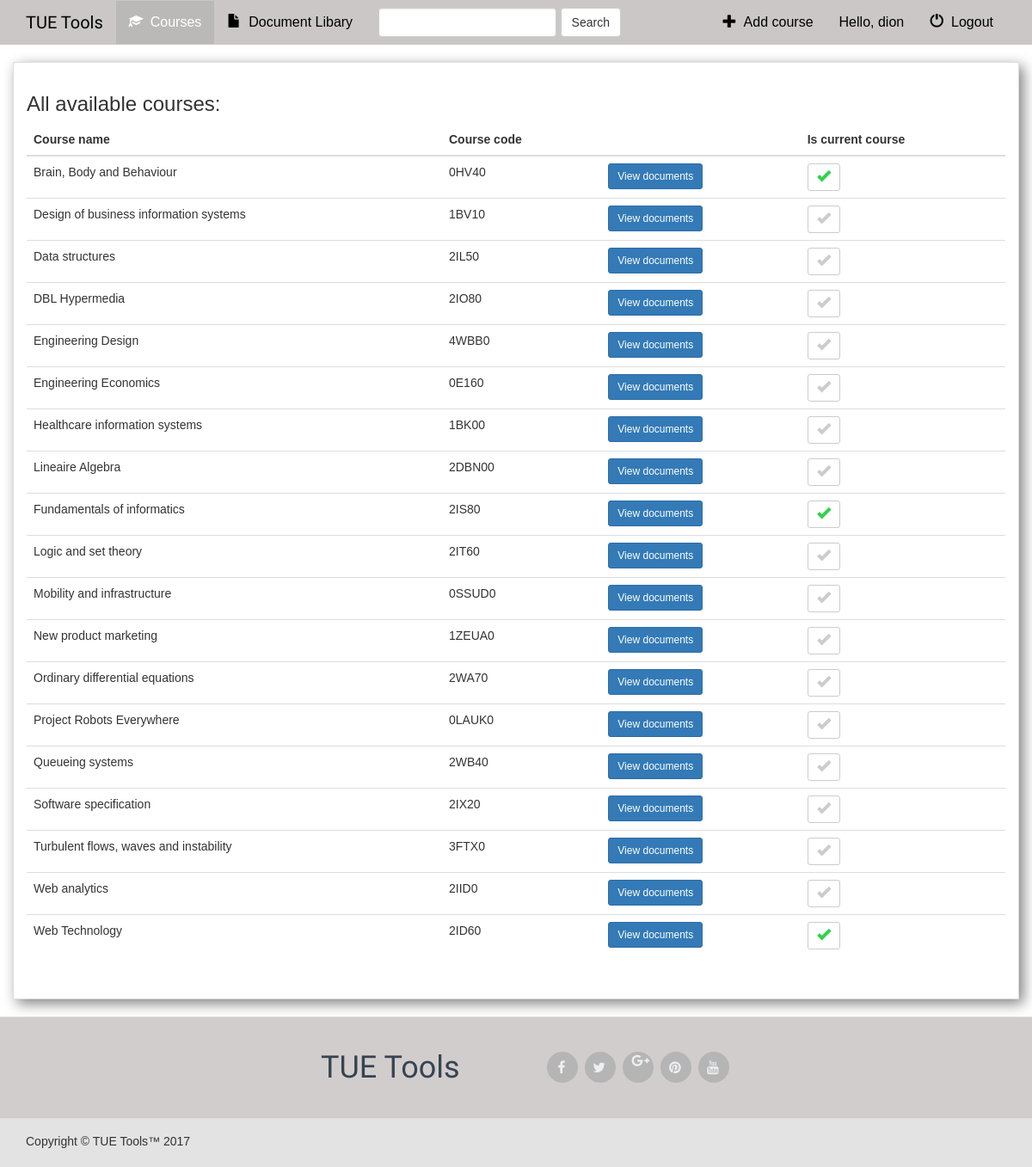
/tuetools/courses_list (signed in), run on the app's committed database.
### tuetools/models.py (models this page shows, shortened)
class Course(models.Model):
    course_name = models.CharField(max_length=100)
    course_code = models.CharField(max_length=10)
    is_current_course = models.BooleanField(default=False)

### tuetools/views.py (the view)
def courses_list(request):
    if not request.user.is_authenticated():
        return render(request, 'tuetools/login.html')
    else:
        courses = Course.objects.all()
        query = request.GET.get("q")
        if query:
            courses = courses.filter(
                Q(course_name__icontains=query) |
                Q(course_code__icontains=query)
            ).distinct()
            return render(request, 'tuetools/courses_list.html', {
                'courses': courses,
            })
        else: return render(request, 'tuetools/courses_list.html', {'courses': courses})

### tuetools/templates/tuetools/courses_list.html (shortened to what this page needs)
{% extends 'tuetools/base.html' %}
{% block courses_active %}active{% endblock %}
{% block body %}
<div class="container documents-container">
    <div class="row">
        <div class="panel panel-default">
            <div class="panel-body">
                <h3>All available courses:</h3>
                <table class="table">
                    <thead>
                    <tr>
                        <th>Course name</th>
                        <th>Course code</th>
                        <th> </th>
                        <th>Is current course</th>
                    </tr>
                    </thead>
                    <tbody>
                    {% for course in courses %}
                        <tr>
                            <td>{{ course.course_name }}</td>
                            <td>{{ course.course_code }}</td>
                            <td>
                                <a href="{% url 'tuetools:detail' course.id %}" class="btn btn-primary btn-sm" role="button">View documents</a>
                            </td>
                        <td>
                            <a href="{% url 'tuetools:make_current_course' course.id %}" class="btn btn-default btn-sm btn-favorite" role="button">
                                <span class="glyphicon glyphicon-ok {% if course.is_current_course %}active{% endif %}"></span>
                            </a>
                        </td>
                        </tr>
                    {% endfor %}
                    </tbody>
                </table>
            </div>
        </div>
    </div>
</div>
{% endblock %}

### tuetools/templates/tuetools/base.html (shortened to what this page needs)
<!DOCTYPE html>
<html lang="en">
<head>
    {% load staticfiles %}
    <link rel="stylesheet" href="https://maxcdn.bootstrapcdn.com/bootstrap/3.3.7/css/bootstrap.min.css">
    <link rel="stylesheet" type="text/css" href="{% static '/tuetools/style.css' %}"/>
	<link href="//maxcdn.bootstrapcdn.com/font-awesome/4.2.0/css/font-awesome.min.css" rel="stylesheet">
</head>
<body>
<nav class="navbar navbar-inverse">
    <div class="container">
        <div class="navbar-header">
            <a class="navbar-brand" href="{% url 'tuetools:index' %}">TUE Tools</a>
        </div>
        <div class="collapse navbar-collapse" id="navBarTop">
            <ul class="nav navbar-nav">
                <li class="{% block courses_active %}{% endblock %}"><a href="{% url 'tuetools:courses_list' %}"><span class="glyphicon glyphicon-education" aria-hidden="true"></span>&nbsp; Courses</a></li>
                <li class="{% block documents_active %}{% endblock %}"><a href="{% url 'tuetools:documents_list' %}"><span class="glyphicon glyphicon-file" aria-hidden="true"></span>&nbsp; Document Libary</a></li>
            </ul>
            <form class="navbar-form navbar-left" role="search" method="get" action="{% url 'tuetools:courses_list' %}">
                <div class="form-group">
                    <input type="text" class="form-control" name="q" value="{{ request.GET.q }}">
                </div>
                <button type="submit" class="btn btn-default">Search</button>
            </form>
            <ul class="nav navbar-nav navbar-right">
                {% if user.is_superuser %}
                    <li><a href="{% url 'tuetools:add_course' %}"><span class="glyphicon glyphicon-plus" aria-hidden="true"></span>&nbsp; Add course</a></li>
                {% endif %}
                {% if user.is_authenticated %}
                    <li><a href="{% url 'tuetools:documents_uploaded' %}">Hello, {{ user.username }}</a></li>
                    <li><a href="{% url 'tuetools:logout_user' %}"><span class="glyphicon glyphicon-off" aria-hidden="true"></span>&nbsp; Logout</a></li>
                {% else %}
                    <li class="{% block login_active %}{% endblock %}"><a href="{% url 'tuetools:login_user' %}">Log in</a></li>
                {% endif %}
            </ul>
        </div>
    </div>
</nav>
{% block body %}
{% endblock %}
<footer>
    <div class="footer" id="footer">
        <div class="container">
            <div class="row">
                    <h1 class="name col-md-3 col-md-offset-3"> TUE Tools </h1>
                <div class="col-md-3">
                    <ul class="social">
                        <li> <a href="https://www.facebook.com/"> <i class=" fa fa-facebook">   </i> </a> </li>
                        <li> <a href="https://twitter.com/"> <i class="fa fa-twitter">   </i> </a> </li>
                        <li> <a href="https://plus.google.com/"> <i class="fa fa-google-plus">   </i> </a> </li>
                        <li> <a href="https://pinterest.com/"> <i class="fa fa-pinterest">   </i> </a> </li>
                        <li> <a href="https://www.youtube.com/"> <i class="fa fa-youtube">   </i> </a> </li>
                    </ul>
                </div>
            </div>
        </div>
    </div>
    <div class="footer-bottom">
        <div class="container">
            <p class="pull-left"> Copyright © TUE Tools™ 2017 </p>
        </div>
    </div>
</footer>
</body>
</html>

### tuetools/static/tuetools/style.css (style rules this page uses)
body { font-family: "Trebuchet MS", Helvetica, sans-serif; font-weight: 300; }
.navbar { border-radius: 0; background-color: #CBC7C7; font-family: "Trebuchet MS", Helvetica, sans-serif; font-weight: 300; font-size: 16px; margin-bottom: 0px; }
.navbar-inverse .navbar-nav>li>a { color: #000000; }
.navbar-inverse { background-color: #CBC7C7; border-color: #CBC7C7; }
.navbar-brand { font-family: 'Exo', sans-serif; font-size: 20px; }
.navbar-inverse .navbar-brand { color: #000000; }
.navbar-inverse .navbar-nav>.active>a, .navbar-inverse .navbar-nav>.active>a:focus, .navbar-inverse .navbar-nav>.active>a:hover { color: #fff; background-color: #BBB8B8; }
h1.name { font-family: 'Exo', sans-serif; line-height: 27px; margin-top: 5px; margin-bottom: 0; padding: 0; color: #364452; text-align: center; }
.footer { background: #D2CDCD; height: auto; padding-top: 40px; padding-bottom: 40px; position: relative; width: 100%; border-bottom: 1px solid #CCCCCC; border-top: 1px solid #DDDDDD; }
.footer ul { font-size: 13px; list-style-type: none; color: #7F8C8D; line-height: 27px; padding-left:0; width:220px; margin:0 auto; }
.footer ul li a { padding: 0 0 5px 0; display: block; }
.footer a { color: #78828D }
.social li { background: none repeat scroll 0 0 #B5B5B5; border: 2px solid #B5B5B5; -webkit-border-radius: 50%; -moz-border-radius: 50%; -o-border-radius: 50%; -ms-border-radius: 50%; border-radius: 50%; float: left; height: 36px; line-height: 36px; margin: 0 8px 0 0; padding: 0; text-align: center; width: 36px; transition: all 0.5s ease 0s; -moz-transition: all 0.5s ease 0s; -webkit-transition: all 0.5s ease 0s; -ms-transition: all 0.5s ease 0s; -o-transition: all 0.5s ease 0s; }
.social li a { color: #EDEFF1; }
.social li a i { font-size: 16px; margin: 0 0 0 5px; color: #EDEFF1 !important; }
.footer-bottom { background: #E3E3E3; border-top: 1px solid #DDDDDD; padding-top: 10px; padding-bottom: 10px; }
.footer-bottom p.pull-left { padding-top: 6px; }
.glyphicon-ok { color: #CCCCCC; font-size: 16px; }
.glyphicon-ok.active { color: #31d24e; }
.panel { margin-top: 20px; box-shadow: 5px 5px 15px grey; border-radius: 0px; padding: 0 0 1em 0; }

### data on the page
Course: course_name "Brain, Body and Behaviour", course_code "0HV40", is_current_course True (drawn)
Course: course_name "Design of business information systems", course_code "1BV10", is_current_course False (drawn)
Course: course_name "Data structures", course_code "2IL50", is_current_course False (drawn)
Course: course_name "DBL Hypermedia", course_code "2IO80", is_current_course False (drawn)
Course: course_name "Engineering Design", course_code "4WBB0", is_current_course False (drawn)
Course: course_name "Engineering Economics", course_code "0E160", is_current_course False (drawn)
Course: course_name "Healthcare information systems", course_code "1BK00", is_current_course False (drawn)
Course: course_name "Lineaire Algebra", course_code "2DBN00", is_current_course False (drawn)
Course: course_name "Fundamentals of informatics", course_code "2IS80", is_current_course True (drawn)
Course: course_name "Logic and set theory", course_code "2IT60", is_current_course False (drawn)
Course: course_name "Mobility and infrastructure", course_code "0SSUD0", is_current_course False (drawn)
Course: course_name "New product marketing", course_code "1ZEUA0", is_current_course False (drawn)
Course: course_name "Ordinary differential equations", course_code "2WA70", is_current_course False (drawn)
Course: course_name "Project Robots Everywhere", course_code "0LAUK0", is_current_course False (drawn)
Course: course_name "Queueing systems", course_code "2WB40", is_current_course False (drawn)
Course: course_name "Software specification", course_code "2IX20", is_current_course False (drawn)
Course: course_name "Turbulent flows, waves and instability", course_code "3FTX0", is_current_course False (drawn)
Course: course_name "Web analytics", course_code "2IID0", is_current_course False (drawn)
Course: course_name "Web Technology", course_code "2ID60", is_current_course True (drawn)

### other printed values
{{ user.username }} "dion"
